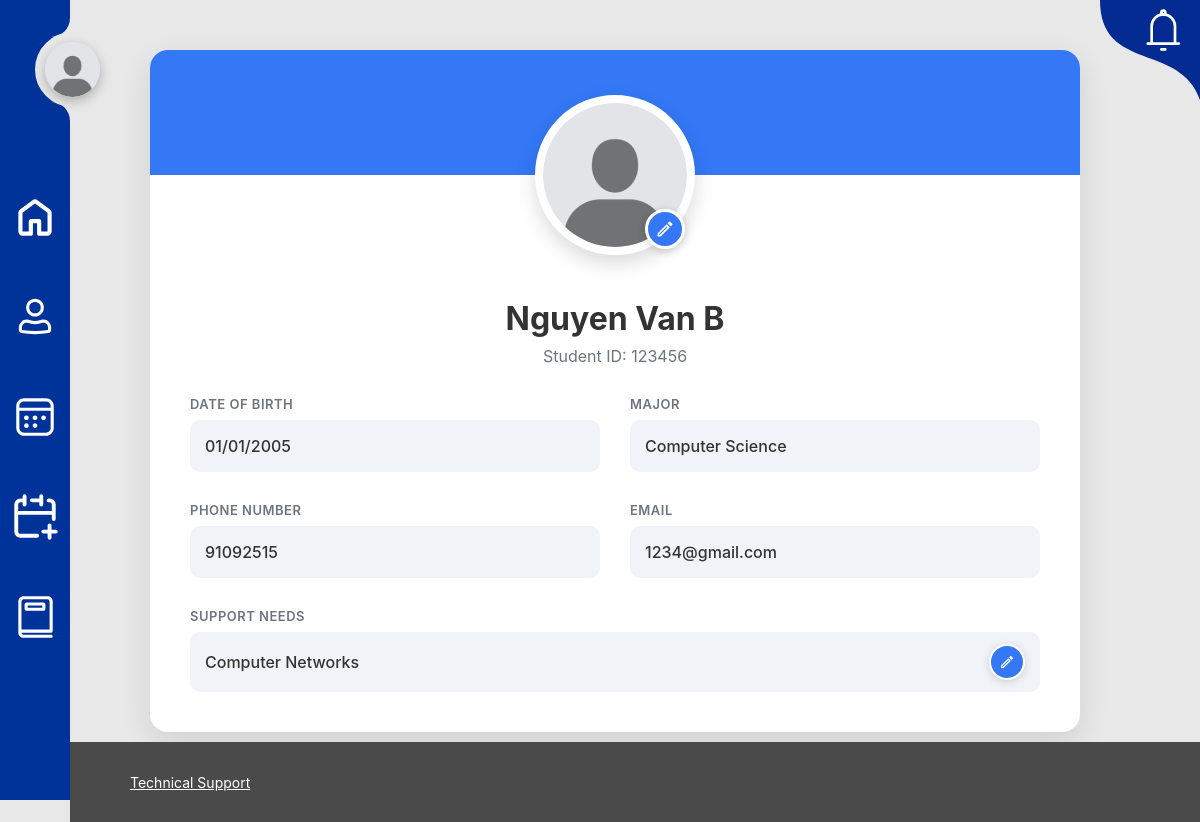
The page /student/profile/ (signed in) on the database its author committed.
### students/models.py (models this page shows, shortened)
class Student(models.Model):
    user = models.OneToOneField(User, on_delete=models.CASCADE)
    full_name = models.CharField(max_length=100)
    student_id = models.CharField(max_length=20, unique=True)
    phone = models.CharField(max_length=15, blank=True)
    email = models.EmailField(blank=True)
    major = models.CharField(max_length=100, blank=True)
    dob = models.DateField(null=True, blank=True)
    sp_needs = models.CharField(max_length=100, blank=True)
    avatar = models.ImageField(upload_to='avatars/', null=True, blank=True)  # Thêm trường avatar
    class Meta:
        verbose_name = "Student"
        verbose_name_plural = "Students"

### students/views.py (the view)
# urls.py: path('profile/', views.profile, name='profile'),
def profile(request):
    if request.user.userprofile.role != 'student':
        return render(request, '403.html', status=403)
    student = Student.objects.get(user=request.user)
    return render(request, 'students/profile.html', {'student': student})

### notification/context_processors.py (called while the page is built)
def notifications(request):
    if request.user.is_authenticated:
        notifications = NotificationService.get_user_notifications(request.user)
        unread_count = NotificationService.get_unread_count(request.user)
        return {
            'user_notifications': notifications[:5],  # Latest 5
            'unread_count': unread_count,
        }
    return {
        'user_notifications': [],
        'unread_count': 0,
    }

### notification/notification_service.py (called while the page is built)
    @staticmethod
    def get_user_notifications(user: User, unread_only: bool = False):
        personal = Notification.objects.filter(user=user)
        broadcasts = Notification.objects.filter(is_broadcast=True)
        notifications = personal | broadcasts
        if unread_only:
            notifications = notifications.filter(is_read=False)
        return notifications.order_by('-created_at')

    @staticmethod
    def get_unread_count(user: User):
        personal_unread = Notification.objects.filter(user=user, is_read=False).count()
        broadcast_unread = Notification.objects.filter(is_broadcast=True, is_read=False).count()
        return personal_unread + broadcast_unread

### students/templatetags/student_avatar.py (called while the page is built)
@register.filter
def valid_avatar(avatar_field):
    if not avatar_field:
        return False
    file_path = os.path.join(settings.MEDIA_ROOT, str(avatar_field))
    return os.path.isfile(file_path)

### students/templates/students/profile.html (shortened to what this page needs)
{% extends 'student_base.html' %}
{% load static %}
{% load student_avatar %}
{% block content %}
<div class="main-content">
    <div class="profile-card">
        <div class="avatar-section">
            <div class="avatar-container">
                <img src="{% if student.avatar|valid_avatar %}{{ student.avatar.url }}{% else %}{% static 'images/avatar.svg' %}{% endif %}"
                     alt="avatar"
                     class="profile-avatar"
                     id="avatar-display">
                <div class="edit-avatar-overlay" id="edit-avatar-btn">
                    <img src="{% static 'images/pencil.svg' %}" alt="edit">
                </div>
            </div>
        </div>
        <div class="profile-body">
            <h1 class="profile-name">{{ student.full_name }}</h1>
            <p class="profile-id">Student ID: {{ student.student_id }}</p>
            <div class="info-grid">
                <div class="info-item">
                    <label class="info-label">Date of Birth</label>
                    <div class="info-value">
                        {{ student.dob|date:"d/m/Y"|default:"Not provided" }}
                    </div>
                </div>
                <div class="info-item">
                    <label class="info-label">Major</label>
                    <div class="info-value">
                        {{ student.major|default:"Not provided" }}
                    </div>
                </div>
                <div class="info-item">
                    <label class="info-label">Phone Number</label>
                    <div class="info-value">
                        {{ student.phone|default:"Not provided" }}
                    </div>
                </div>
                <div class="info-item">
                    <label class="info-label">Email</label>
                    <div class="info-value">
                        {{ student.email|default:"Not provided" }}
                    </div>
                </div>
                <div class="info-item" style="grid-column: 1 / -1;">
                    <label class="info-label">Support Needs</label>
                    <div class="info-value editable">
                        <div class="info-value-text" id="sp-needs-display">
                            {{ student.sp_needs|default:"Not provided" }}
                        </div>
                        <div class="edit-btn" id="edit-sp-needs-btn">
                            <img src="{% static 'images/pencil.svg' %}" alt="edit">
                        </div>
                    </div>
                </div>
            </div>
        </div>
    </div>
</div>
{% endblock %}

### static/css/student_base.css (style rules this page uses)
:root { --white: #fff; --bg-color: #e5e5e5; --navbar-color: #003399; --text-color:#000; --bg-color:#e8e8e8; }
body { background-color: #e8e8e8; }
* { font-family: Inter, sans-serif; margin: 0; padding: 0; outline: none; list-style:none; text-decoration: none; }

### students/templates/students/profile.html (style rules this page uses)
:root { --primary-blue: #3478F6; --primary-hover: #216CE7; --secondary-bg: #F0F4F8; --text-dark: #333333; --text-muted: #6C757D; --success-color: #28A745; --error-color: #DC3545; }
.main-content, .main-content *, .profile-card, .profile-card *, .modal-body, .modal-body * { box-sizing: border-box; }
.main-content { max-width: 100%; margin: 0 auto; padding: 50px 120px 90px 150px; z-index: -1; }
.profile-card { background: white; border-radius: 18px; box-shadow: 0 10px 30px rgba(0, 0, 0, 0.1); overflow: hidden; }
.avatar-section { position: relative; display: flex; justify-content: center; margin-top: -80px; }
.avatar-container { position: relative; display: inline-block; }
.profile-avatar { width: 160px; height: 160px; border-radius: 50%; border: 8px solid white; object-fit: cover; box-shadow: 0 8px 20px rgba(0, 0, 0, 0.15); background: white; }
.edit-avatar-overlay { position: absolute; bottom: 10px; right: 10px; width: 40px; height: 40px; background: var(--primary-blue); border-radius: 50%; display: flex; align-items: center; justify-content: center; cursor: pointer; transition: all 0.3s; box-shadow: 0 2px 8px rgba(0, 0, 0, 0.2); border: 3px solid white; }
.edit-avatar-overlay img { width: 20px; height: 20px; filter: brightness(0) invert(1); }
.profile-body { padding: 40px; }
.profile-name { text-align: center; font-size: 32px; font-weight: 700; color: var(--text-dark); margin-bottom: 8px; }
.profile-id { text-align: center; font-size: 16px; color: var(--text-muted); margin-bottom: 30px; }
.info-grid { display: grid; grid-template-columns: repeat(2, 1fr); gap: 30px; margin-top: 30px; }
.info-item { display: flex; flex-direction: column; gap: 8px; }
.info-label { font-size: 13px; font-weight: 600; color: var(--text-muted); text-transform: uppercase; letter-spacing: 0.5px; }
.info-value { font-size: 16px; color: var(--text-dark); font-weight: 500; display: flex; align-items: center; justify-content: space-between; padding: 12px 15px; background: var(--secondary-bg); border-radius: 10px; min-height: 52px; }
.info-value.editable { position: relative; }
.info-value-text { flex: 1; }
.edit-btn { width: 36px; height: 36px; min-width: 36px; background: var(--primary-blue); border: 2px solid white; border-radius: 50%; display: flex; align-items: center; justify-content: center; cursor: pointer; transition: all 0.3s; margin-left: 15px; box-shadow: 0 2px 8px rgba(0, 0, 0, 0.15); }
.edit-btn img { width: 16px; height: 16px; filter: brightness(0) invert(1); }

### rows shown on the page
Student: full_name "Nguyen Van B", student_id "123456", dob "01/01/2005", major "Computer Science", phone "91092515", email "1234@gmail.com", sp_needs "Computer Networks"
